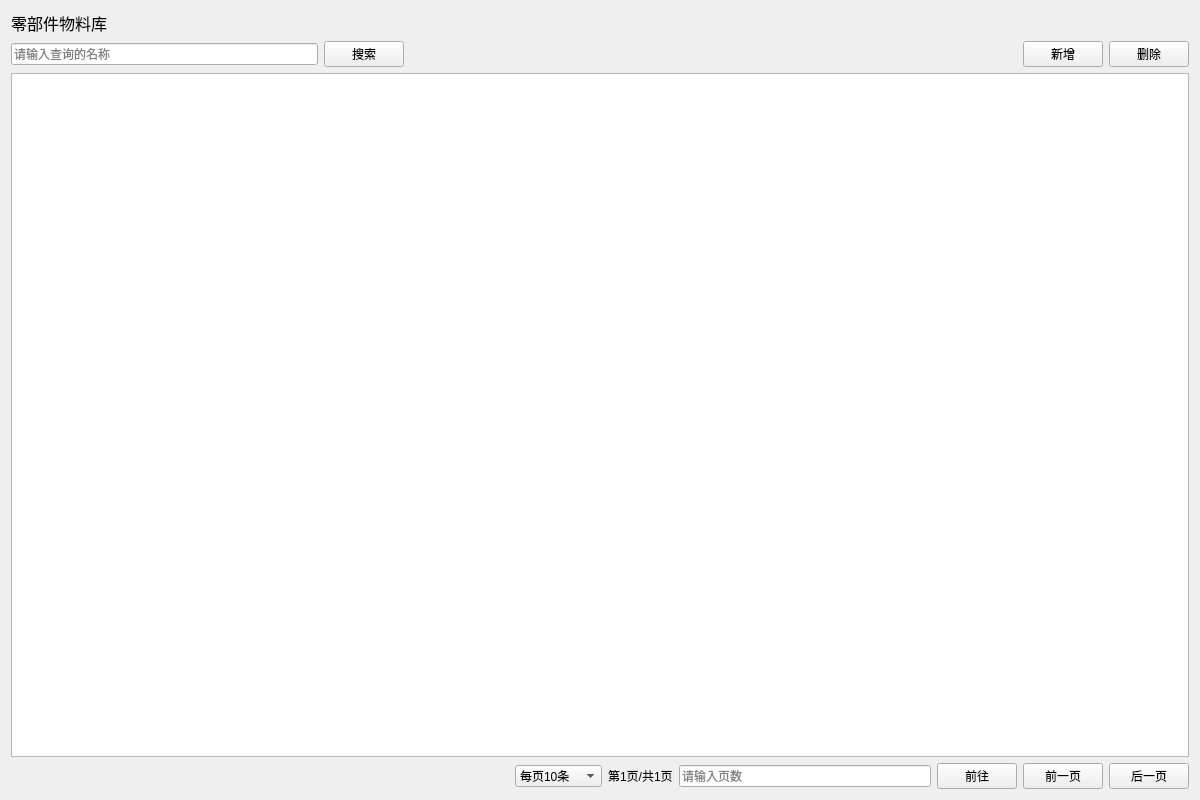
<?xml version="1.0" encoding="UTF-8"?>
<ui version="4.0">
 <class>Form</class>
 <widget class="QWidget" name="Form">
  <property name="geometry">
   <rect>
    <x>0</x>
    <y>0</y>
    <width>1200</width>
    <height>800</height>
   </rect>
  </property>
  <property name="windowTitle">
   <string>Components</string>
  </property>
  <layout class="QVBoxLayout" name="verticalLayout">
   <item>
    <layout class="QHBoxLayout" name="horizontalLayout">
     <item>
      <widget class="QLabel" name="label">
       <property name="font">
        <font>
         <pointsize>12</pointsize>
        </font>
       </property>
       <property name="text">
        <string>零部件物料库</string>
       </property>
      </widget>
     </item>
    </layout>
   </item>
   <item>
    <layout class="QHBoxLayout" name="horizontalLayout_2">
     <item>
      <widget class="QLineEdit" name="searchNameEdit">
       <property name="placeholderText">
        <string>请输入查询的名称</string>
       </property>
      </widget>
     </item>
     <item>
      <widget class="QPushButton" name="searchButton">
       <property name="text">
        <string>搜索</string>
       </property>
      </widget>
     </item>
     <item>
      <spacer name="horizontalSpacer_2">
       <property name="orientation">
        <enum>Qt::Horizontal</enum>
       </property>
       <property name="sizeHint" stdset="0">
        <size>
         <width>40</width>
         <height>20</height>
        </size>
       </property>
      </spacer>
     </item>
     <item>
      <spacer name="horizontalSpacer">
       <property name="orientation">
        <enum>Qt::Horizontal</enum>
       </property>
       <property name="sizeHint" stdset="0">
        <size>
         <width>40</width>
         <height>20</height>
        </size>
       </property>
      </spacer>
     </item>
     <item>
      <widget class="QPushButton" name="addButton">
       <property name="text">
        <string>新增</string>
       </property>
      </widget>
     </item>
     <item>
      <widget class="QPushButton" name="deleteButton">
       <property name="text">
        <string>删除</string>
       </property>
      </widget>
     </item>
    </layout>
   </item>
   <item>
    <widget class="QTableWidget" name="componentTable"/>
   </item>
   <item>
    <layout class="QHBoxLayout" name="horizontalLayout_3">
     <item>
      <spacer name="horizontalSpacer_3">
       <property name="orientation">
        <enum>Qt::Horizontal</enum>
       </property>
       <property name="sizeHint" stdset="0">
        <size>
         <width>40</width>
         <height>20</height>
        </size>
       </property>
      </spacer>
     </item>
     <item>
      <spacer name="horizontalSpacer_4">
       <property name="orientation">
        <enum>Qt::Horizontal</enum>
       </property>
       <property name="sizeHint" stdset="0">
        <size>
         <width>40</width>
         <height>20</height>
        </size>
       </property>
      </spacer>
     </item>
     <item>
      <widget class="QComboBox" name="pageSelectBox">
       <item>
        <property name="text">
         <string>每页10条</string>
        </property>
       </item>
       <item>
        <property name="text">
         <string>每页20条</string>
        </property>
       </item>
       <item>
        <property name="text">
         <string>每页50条</string>
        </property>
       </item>
       <item>
        <property name="text">
         <string>每页100条</string>
        </property>
       </item>
      </widget>
     </item>
     <item>
      <widget class="QLabel" name="pageShowlabel">
       <property name="text">
        <string>第1页/共1页</string>
       </property>
      </widget>
     </item>
     <item>
      <widget class="QLineEdit" name="pageInputEdit">
       <property name="placeholderText">
        <string>请输入页数</string>
       </property>
      </widget>
     </item>
     <item>
      <widget class="QPushButton" name="goToButton">
       <property name="text">
        <string>前往</string>
       </property>
      </widget>
     </item>
     <item>
      <widget class="QPushButton" name="forwardButton">
       <property name="text">
        <string>前一页</string>
       </property>
      </widget>
     </item>
     <item>
      <widget class="QPushButton" name="nextButton">
       <property name="text">
        <string>后一页</string>
       </property>
      </widget>
     </item>
    </layout>
   </item>
  </layout>
 </widget>
 <resources/>
 <connections/>
</ui>
